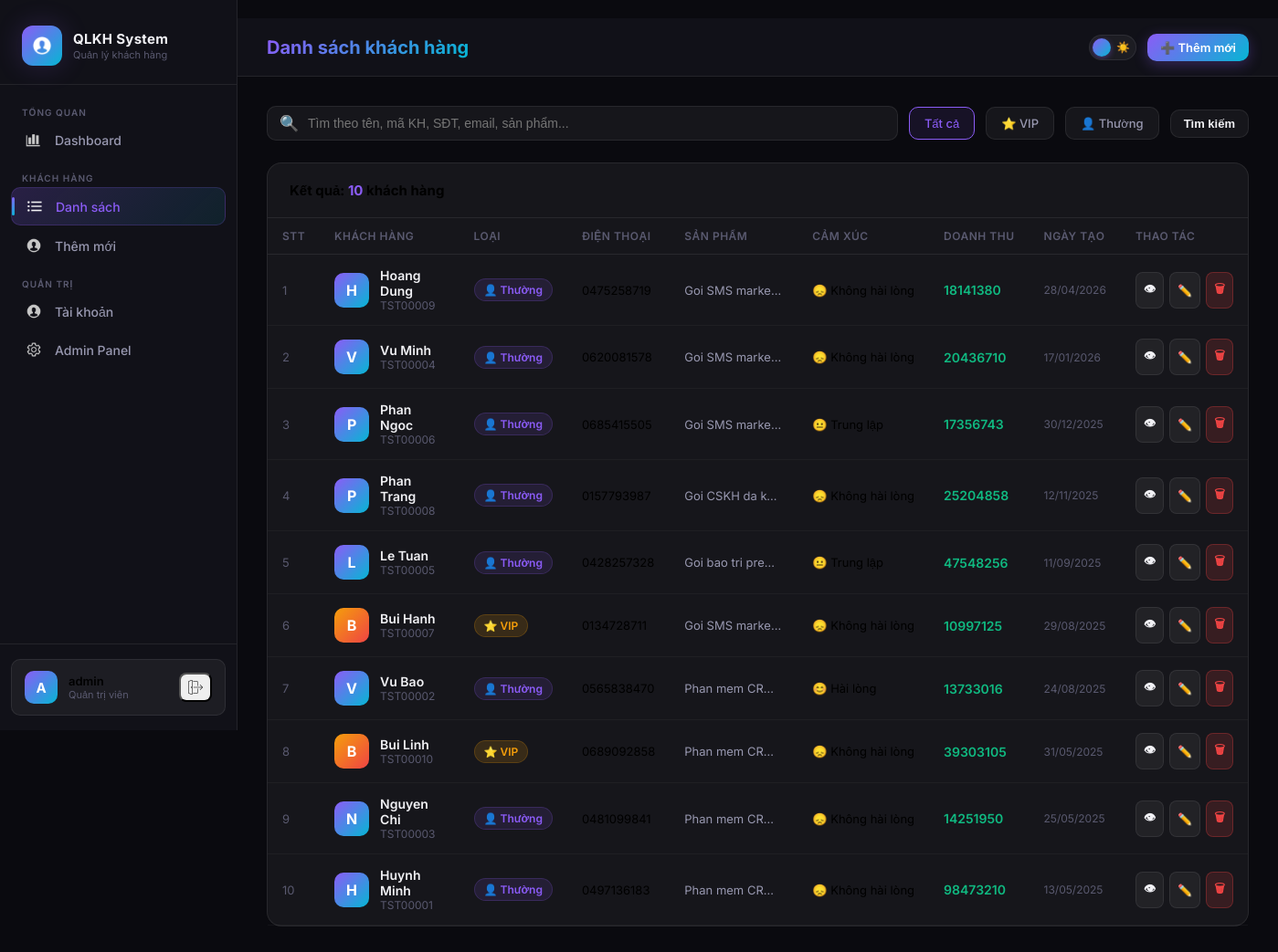
Screenshot of /customers/list/ (signed in) with the database file from the repository.
### accounts/models.py (models this page shows, shortened)
class User(AbstractUser):
    ROLE_CHOICES = [
        ('admin', 'Quản trị viên'),
        ('user', 'Nhân viên'),
    ]
    role = models.CharField(max_length=20, choices=ROLE_CHOICES, default='user', verbose_name='Vai trò')
    class Meta:
        verbose_name = 'Người dùng'
        verbose_name_plural = 'Người dùng'
    def is_admin_user(self):
        return self.role == 'admin'

### customers/models.py (models this page shows, shortened)
class Customer(models.Model):
    GENDER_CHOICES = [
        ('Nam', 'Nam'),
        ('Nữ', 'Nữ'),
        ('Khác', 'Khác'),
    ]
    CUSTOMER_TYPE_CHOICES = [
        ('VIP', 'VIP'),
        ('Thường', 'Thường'),
    ]
    SENTIMENT_CHOICES = [
        ('positive', '😊 Tích cực'),
        ('neutral',  '😐 Trung lập'),
        ('negative', '😞 Tiêu cực'),
        ('',         'Chưa phân tích'),
    ]
    SATISFACTION_CHOICES = [
        ('satisfied', 'Hài lòng'),
        ('neutral', 'Trung lập'),
        ('dissatisfied', 'Không hài lòng'),
        ('', 'Chưa đánh giá'),
    ]
    customer_id   = models.CharField(max_length=50, unique=True, verbose_name='Mã KH', db_index=True)
    name          = models.CharField(max_length=255, verbose_name='Họ và tên')
    group_name    = models.CharField(max_length=100, default='Mặc định', verbose_name='Nhóm KH')
    gender        = models.CharField(max_length=20, choices=GENDER_CHOICES, default='Nam', verbose_name='Giới tính')
    phone         = models.CharField(max_length=20, default='', blank=True, verbose_name='Điện thoại')
    email         = models.EmailField(max_length=255, default='', blank=True, verbose_name='Email')
    customer_type = models.CharField(max_length=50, choices=CUSTOMER_TYPE_CHOICES, default='Thường', verbose_name='Loại KH')
    cmnd          = models.CharField(max_length=30, default='', blank=True, verbose_name='CMND/CCCD')
    birth_date    = models.DateField(null=True, blank=True, verbose_name='Ngày sinh')
    address       = models.CharField(max_length=255, default='', blank=True, verbose_name='Địa chỉ')
    product      = models.CharField(max_length=255, default='', verbose_name='Sản phẩm')
    quantity     = models.IntegerField(default=1, verbose_name='Số lượng')
    unit_price   = models.BigIntegerField(default=0, verbose_name='Đơn giá')
    total_amount = models.BigIntegerField(default=0, verbose_name='Thành tiền')
    feedback         = models.TextField(blank=True, default='', verbose_name='Phản hồi khách hàng')
    sentiment_label  = models.CharField(
        max_length=20, choices=SENTIMENT_CHOICES, default='', blank=True,
        verbose_name='Nhãn cảm xúc',
    )
    sentiment_score  = models.FloatField(null=True, blank=True, verbose_name='Điểm cảm xúc')
    satisfaction_label = models.CharField(
        max_length=20, choices=SATISFACTION_CHOICES, default='', blank=True,
        verbose_name='Mức độ hài lòng',
    )
    cluster_id = models.IntegerField(null=True, blank=True, verbose_name='Nhóm phân cụm')
    created_at = models.DateTimeField(default=timezone.now, verbose_name='Ngày tạo')
    updated_at = models.DateTimeField(null=True, blank=True, verbose_name='Cập nhật lần cuối')
    class Meta:
        verbose_name        = 'Khách hàng'
        verbose_name_plural = 'Khách hàng'
        ordering            = ['-created_at']
        indexes             = [
            models.Index(fields=['customer_type', 'sentiment_label']),
            models.Index(fields=['satisfaction_label']),
            models.Index(fields=['cluster_id']),
        ]
    def is_vip(self):
        return self.customer_type == 'VIP'
    @property
    def sentiment_emoji(self):
        return {'positive': '😊', 'negative': '😞', 'neutral': '😐'}.get(self.sentiment_label, '❓')

### customers/views.py (the view, shortened to what this page needs)
# urls.py: path('list/', views.customer_list_view, name='list'),
@login_required
def customer_list_view(request):
    search = request.GET.get('q', '').strip()
    filter_type = request.GET.get('type', '').strip()
    page_num = request.GET.get('page', 1)
    page_size = 20
    qs = Customer.objects.all()
    if filter_type in ('VIP', 'Thường'):
        qs = qs.filter(customer_type=filter_type)
    qs = qs.order_by('-created_at')
    total_count = qs.count()
    paginator = Paginator(qs, page_size)
    page_obj = paginator.get_page(page_num)
    context = {
        'customers': page_obj,
        'page_obj': page_obj,
        'search': search,
        'filter_type': filter_type,
        'total_count': total_count,
    }
    return render(request, 'customers/list.html', context)

### templates/customers/list.html (shortened to what this page needs)
{% extends 'base.html' %}
{% block page_title %}Danh sách khách hàng{% endblock %}
{% block topbar_actions %}
  <a href="{% url 'customers:add' %}" class="btn btn-primary btn-sm">➕ Thêm mới</a>
{% endblock %}
{% block content %}
<div class="filters-bar">
  <form method="get" style="display:contents">
    <div class="search-wrap">
      <span class="search-icon">🔍</span>
      <input type="text" name="q" value="{{ search }}" placeholder="Tìm theo tên, mã KH, SĐT, email, sản phẩm..." id="search-input">
    </div>
    <a href="{% url 'customers:list' %}" class="filter-chip {% if not filter_type %}active{% endif %}">Tất cả</a>
    <a href="?q={{ search }}&type=VIP" class="filter-chip {% if filter_type == 'VIP' %}active{% endif %}">⭐ VIP</a>
    <a href="?q={{ search }}&type=Thường" class="filter-chip {% if filter_type == 'Thường' %}active{% endif %}">👤 Thường</a>
    <button type="submit" class="btn btn-secondary btn-sm">Tìm kiếm</button>
  </form>
</div>
<div class="card" style="padding:0">
  <div style="display:flex;align-items:center;justify-content:space-between;padding:20px 24px;border-bottom:1px solid var(--border)">
    <h3 style="font-size:15px;font-weight:700">
      Kết quả: <span style="color:var(--accent)">{{ total_count }}</span> khách hàng
    </h3>
  </div>
  <div class="table-wrapper">
    {% if customers %}
    <table>
      <thead>
        <tr>
          <th>STT</th><th>Khách hàng</th><th>Loại</th><th>Điện thoại</th>
          <th>Sản phẩm</th><th>Cảm xúc</th><th>Doanh thu</th><th>Ngày tạo</th><th>Thao tác</th>
        </tr>
      </thead>
      <tbody>
        {% for c in customers %}
        <tr>
          <td style="color:var(--text-muted);font-size:13px">{{ forloop.counter }}</td>
          <td>
            <div style="display:flex;align-items:center;gap:12px">
              <div style="width:38px;height:38px;border-radius:10px;background:{% if c.is_vip %}var(--grad-3){% else %}var(--grad-1){% endif %};display:flex;align-items:center;justify-content:center;font-size:16px;font-weight:700;color:#fff;flex-shrink:0">
                {{ c.name|first|upper }}
              </div>
              <div>
                <a href="{% url 'customers:detail' c.pk %}" style="font-weight:600;color:var(--text-primary);text-decoration:none;font-size:14px;display:block">{{ c.name }}</a>
                <span style="font-size:12px;color:var(--text-muted)">{{ c.customer_id }}</span>
              </div>
            </div>
          </td>
          <td>{% if c.is_vip %}<span class="badge badge-vip">⭐ VIP</span>{% else %}<span class="badge badge-regular">👤 Thường</span>{% endif %}</td>
          <td style="font-size:13px">{{ c.phone|default:"—" }}</td>
          <td style="font-size:13px;max-width:140px;overflow:hidden;text-overflow:ellipsis;white-space:nowrap;color:var(--text-secondary)">{{ c.product|default:"—" }}</td>
          <td style="font-size:13px;white-space:nowrap">{{ c.sentiment_emoji }} {{ c.get_satisfaction_label_display|default:"—" }}</td>
          <td style="font-weight:600;color:var(--accent-3);font-size:14px">{{ c.total_amount|default:0 }}</td>
          <td style="font-size:12px;color:var(--text-muted)">{{ c.created_at|date:"d/m/Y" }}</td>
          <td>
            <div style="display:flex;gap:6px">
              <a href="{% url 'customers:detail' c.pk %}" class="btn btn-secondary btn-icon btn-sm" title="Xem">👁</a>
              <a href="{% url 'customers:edit' c.pk %}" class="btn btn-secondary btn-icon btn-sm" title="Sửa">✏️</a>
              {% if request.user.is_admin_user %}
              <a href="{% url 'customers:delete' c.pk %}" class="btn btn-danger btn-icon btn-sm" title="Xóa">🗑</a>
              {% endif %}
            </div>
          </td>
        </tr>
        {% endfor %}
      </tbody>
    </table>
    {% endif %}
  </div>
</div>
{% endblock %}

### templates/base.html (shortened to what this page needs)
﻿<!DOCTYPE html>
<html lang="vi" data-theme="dark">
<head>
{% load static %}
<link rel="stylesheet" href="{% static 'css/style.css' %}">
</head>
<body>
{% if user.is_authenticated %}
<div class="app-layout">
  <aside class="sidebar" id="sidebar">
    <div class="sidebar-brand">
      <a href="{% url 'customers:dashboard' %}" class="brand-logo">
        <div class="brand-icon"><img src="{% static 'images/icons/inventory/person_icon.png' %}" alt="QLKH"></div>
        <div class="brand-text">
          <span class="brand-name">QLKH System</span>
          <span class="brand-sub">Quản lý khách hàng</span>
        </div>
      </a>
    </div>
    <nav class="sidebar-nav">
      <div class="nav-section">
        <div class="nav-label">Tổng quan</div>
        <a href="{% url 'customers:dashboard' %}" class="nav-item {% if request.resolver_match.url_name == 'dashboard' %}active{% endif %}">
          <span class="icon"><img src="{% static 'images/icons/inventory/analytics_icon.png' %}" alt=""></span> Dashboard
        </a>
      </div>
      <div class="nav-section">
        <div class="nav-label">Khách hàng</div>
        <a href="{% url 'customers:list' %}" class="nav-item {% if request.resolver_match.url_name == 'list' %}active{% endif %}">
          <span class="icon"><img src="{% static 'images/icons/inventory/list_icon.png' %}" alt=""></span> Danh sách
        </a>
        <a href="{% url 'customers:add' %}" class="nav-item {% if request.resolver_match.url_name == 'add' %}active{% endif %}">
          <span class="icon"><img src="{% static 'images/icons/inventory/person_icon.png' %}" alt=""></span> Thêm mới
        </a>
      </div>
      {% if user.is_admin_user %}
      <div class="nav-section">
        <div class="nav-label">Quản trị</div>
        <a href="{% url 'accounts:register' %}" class="nav-item {% if request.resolver_match.url_name == 'register' %}active{% endif %}">
          <span class="icon"><img src="{% static 'images/icons/inventory/person_icon.png' %}" alt=""></span> Tài khoản
        </a>
        <a href="{% url 'admin:index' %}" class="nav-item" target="_blank">
          <span class="icon"><img src="{% static 'images/icons/inventory/settings_icon.png' %}" alt=""></span> Admin Panel
        </a>
      </div>
      {% endif %}
    </nav>
    <div class="sidebar-footer">
      <div class="user-card">
        <div class="user-avatar">{{ user.username|first|upper }}</div>
        <div class="user-info">
          <div class="user-name">{{ user.username }}</div>
          <div class="user-role">{{ user.get_role_display }}</div>
        </div>
        <form method="post" action="{% url 'accounts:logout' %}" style="margin:0">
          <button type="submit" class="user-logout" title="Đăng xuất">
            <img src="{% static 'images/icons/inventory/returns_icon.png' %}" alt="Đăng xuất" class="inline-icon">
          </button>
        </form>
      </div>
    </div>
  </aside>
  <main class="main-content">
    <header class="topbar">
      <div style="display:flex;align-items:center;gap:16px">
        <h1 class="page-title"><span>{% block page_title %}Dashboard{% endblock %}</span></h1>
      </div>
      <div class="topbar-actions">
        <button id="theme-toggle" title="Chuyển đổi giao diện" aria-label="Toggle theme">
          <span class="theme-track">
            <span>🌙</span>
            <span>☀️</span>
          </span>
          <span class="theme-thumb"></span>
        </button>
        {% block topbar_actions %}{% endblock %}
      </div>
    </header>
    <div class="page-content">{% block content %}{% endblock %}</div>
  </main>
</div>
{% endif %}
</body>
</html>

### rows the page displays
User: username|first "A", username "admin", role "Quản trị viên"
Customer: name|first "H", name "Hoang Dung", customer_id "TST00009", customer_type "👤 Thường", phone "0475258719", product "Goi SMS marke…", sentiment_emoji "😞", satisfaction_label "Không hài lòng", total_amount "18141380", created_at "28/04/2026"
Customer: name|first "V", name "Vu Minh", customer_id "TST00004", customer_type "👤 Thường", phone "0620081578", product "Goi SMS marke…", sentiment_emoji "😞", satisfaction_label "Không hài lòng", total_amount "20436710", created_at "17/01/2026"
Customer: name|first "P", name "Phan Ngoc", customer_id "TST00006", customer_type "👤 Thường", phone "0685415505", product "Goi SMS marke…", sentiment_emoji "😐", satisfaction_label "Trung lập", total_amount "17356743", created_at "30/12/2025"
Customer: name|first "P", name "Phan Trang", customer_id "TST00008", customer_type "👤 Thường", phone "0157793987", product "Goi CSKH da k…", sentiment_emoji "😞", satisfaction_label "Không hài lòng", total_amount "25204858", created_at "12/11/2025"
Customer: name|first "L", name "Le Tuan", customer_id "TST00005", customer_type "👤 Thường", phone "0428257328", product "Goi bao tri pre…", sentiment_emoji "😐", satisfaction_label "Trung lập", total_amount "47548256", created_at "11/09/2025"
Customer: name|first "B", name "Bui Hanh", customer_id "TST00007", customer_type "⭐ VIP", phone "0134728711", product "Goi SMS marke…", sentiment_emoji "😞", satisfaction_label "Không hài lòng", total_amount "10997125", created_at "29/08/2025"
Customer: name|first "V", name "Vu Bao", customer_id "TST00002", customer_type "👤 Thường", phone "0565838470", product "Phan mem CR…", sentiment_emoji "😊", satisfaction_label "Hài lòng", total_amount "13733016", created_at "24/08/2025"
Customer: name|first "B", name "Bui Linh", customer_id "TST00010", customer_type "⭐ VIP", phone "0689092858", product "Phan mem CR…", sentiment_emoji "😞", satisfaction_label "Không hài lòng", total_amount "39303105", created_at "31/05/2025"
Customer: name|first "N", name "Nguyen Chi", customer_id "TST00003", customer_type "👤 Thường", phone "0481099841", product "Phan mem CR…", sentiment_emoji "😞", satisfaction_label "Không hài lòng", total_amount "14251950", created_at "25/05/2025"
Customer: name|first "H", name "Huynh Minh", customer_id "TST00001", customer_type "👤 Thường", phone "0497136183", product "Phan mem CR…", sentiment_emoji "😞", satisfaction_label "Không hài lòng", total_amount "98473210", created_at "13/05/2025"

### other values shown
{{ total_count }} "10"
